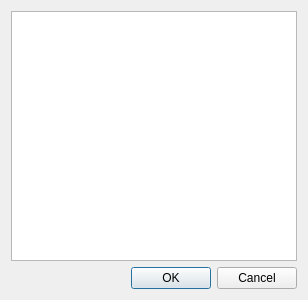
<?xml version="1.0" encoding="UTF-8"?>
<ui version="4.0">
 <class>CustomLayerDialog</class>
 <widget class="QDialog" name="CustomLayerDialog">
  <property name="geometry">
   <rect>
    <x>0</x>
    <y>0</y>
    <width>308</width>
    <height>300</height>
   </rect>
  </property>
  <property name="sizePolicy">
   <sizepolicy hsizetype="Minimum" vsizetype="Minimum">
    <horstretch>0</horstretch>
    <verstretch>0</verstretch>
   </sizepolicy>
  </property>
  <property name="windowTitle">
   <string>Custom Map Style Draw Layer</string>
  </property>
  <layout class="QVBoxLayout" name="verticalLayout">
   <item>
    <layout class="QHBoxLayout" name="horizontalLayout">
     <item>
      <widget class="QListWidget" name="layerListWidget">
       <property name="sizePolicy">
        <sizepolicy hsizetype="Preferred" vsizetype="Expanding">
         <horstretch>0</horstretch>
         <verstretch>0</verstretch>
        </sizepolicy>
       </property>
       <property name="editTriggers">
        <set>QAbstractItemView::EditTrigger::NoEditTriggers</set>
       </property>
       <property name="alternatingRowColors">
        <bool>true</bool>
       </property>
      </widget>
     </item>
    </layout>
   </item>
   <item>
    <widget class="QDialogButtonBox" name="buttonBox">
     <property name="sizePolicy">
      <sizepolicy hsizetype="Minimum" vsizetype="Fixed">
       <horstretch>0</horstretch>
       <verstretch>0</verstretch>
      </sizepolicy>
     </property>
     <property name="orientation">
      <enum>Qt::Orientation::Horizontal</enum>
     </property>
     <property name="standardButtons">
      <set>QDialogButtonBox::StandardButton::Cancel|QDialogButtonBox::StandardButton::Ok</set>
     </property>
    </widget>
   </item>
  </layout>
 </widget>
 <resources/>
 <connections>
  <connection>
   <sender>buttonBox</sender>
   <signal>accepted()</signal>
   <receiver>CustomLayerDialog</receiver>
   <slot>accept()</slot>
   <hints>
    <hint type="sourcelabel">
     <x>248</x>
     <y>254</y>
    </hint>
    <hint type="destinationlabel">
     <x>157</x>
     <y>274</y>
    </hint>
   </hints>
  </connection>
  <connection>
   <sender>buttonBox</sender>
   <signal>rejected()</signal>
   <receiver>CustomLayerDialog</receiver>
   <slot>reject()</slot>
   <hints>
    <hint type="sourcelabel">
     <x>316</x>
     <y>260</y>
    </hint>
    <hint type="destinationlabel">
     <x>286</x>
     <y>274</y>
    </hint>
   </hints>
  </connection>
 </connections>
</ui>
